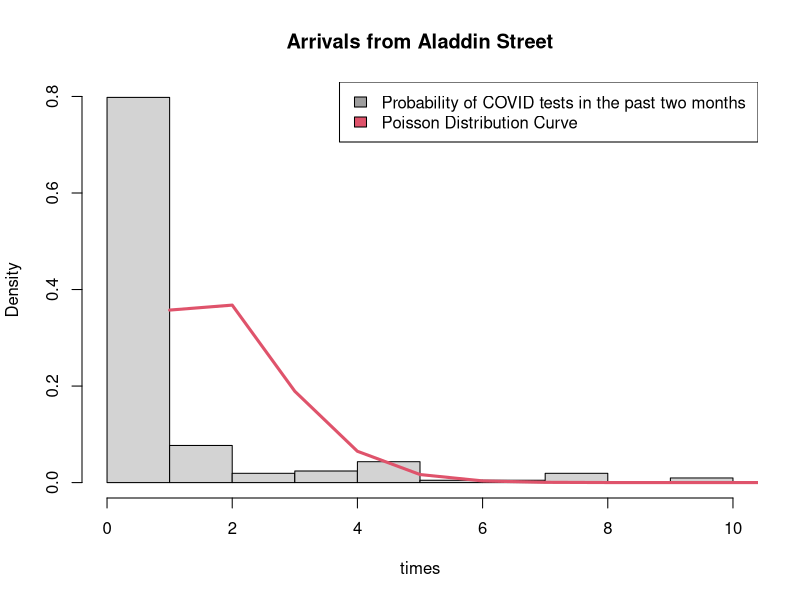
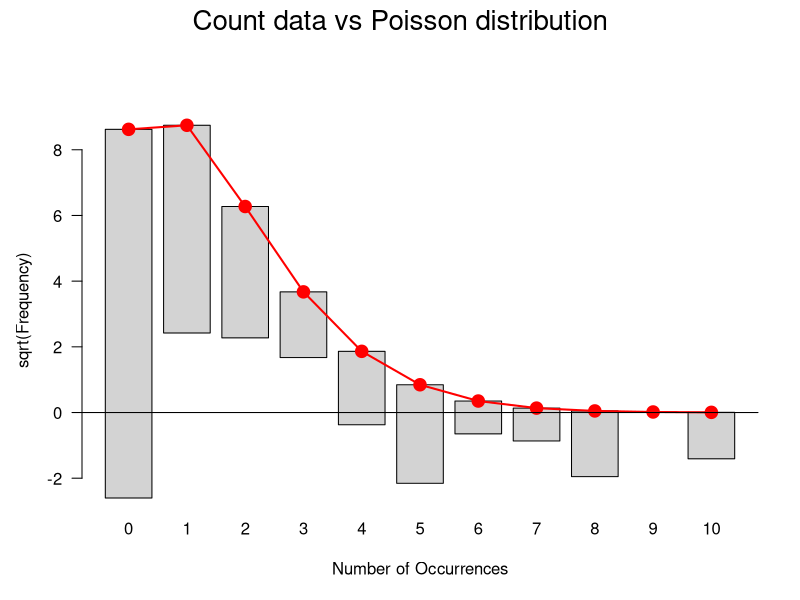

Write R code to recreate these figures, in order.
## ---- chunk 1
knitr::opts_chunk$set(echo = TRUE)
library(readr)
library(vcd)
## ---- chunk 2
DATA2x02 <- read_csv("./DATA2x02 survey (Responses) - Form responses 1.csv")
DATA2x02 <-DATA2x02[which(!is.na(DATA2x02[,2])),]
COVID_tests_number = DATA2x02[which(!is.na(DATA2x02[,2])),2][[1]]
hist(COVID_tests_number, xlab="times",probability = TRUE,  main = "Arrivals from Aladdin Street")
lines(dpois(x=min(COVID_tests_number):max(COVID_tests_number), lambda=mean(COVID_tests_number)), col=2,lwd=3)
legend("topright", c("Probability of COVID tests in the past two months ", "Poisson Distribution Curve"),  fill=c(col=16, col=2))

gf <- goodfit(COVID_tests_number,type= "poisson")

plot(gf,main="Count data vs Poisson distribution")

